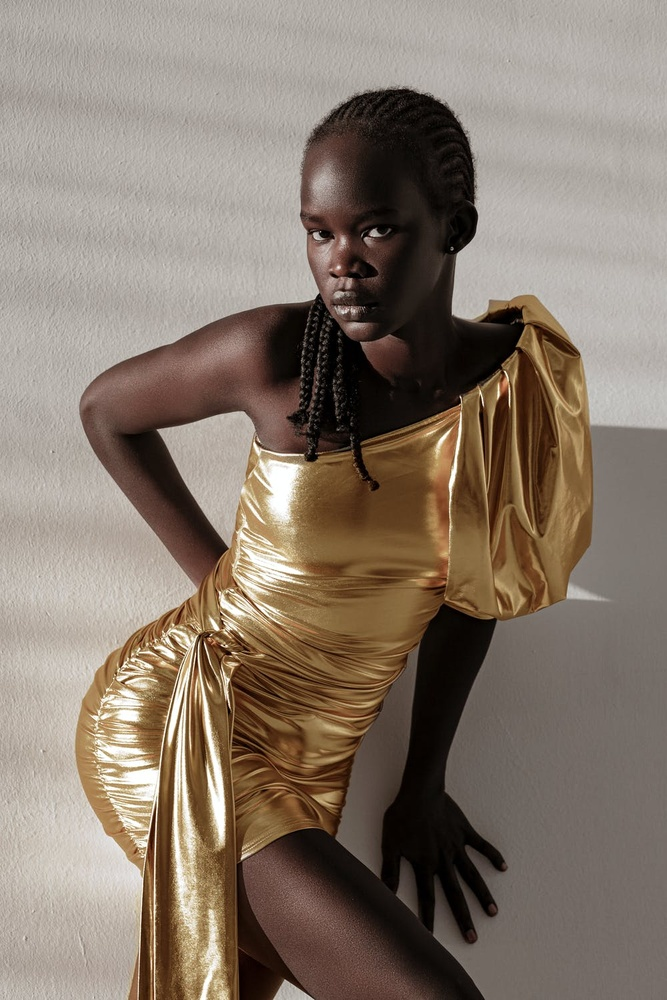
#> input picture source/lab4_chocolate.jpeg, 667 x 1000 px, shrunk from 1000 x 1500 before the run
$ python lab_4.py
#> lines starting #> are read from the running program, lines starting #| are printed output that depends on the picture
#> further down, im is the input picture: PIL image 667x1000 RGB; mean R, G, B 134.5, 120.8, 108.1
import numpy as np
from PIL import Image


def quad_as_rect(quad):
    if quad[0] != quad[2]:
        return False
    if quad[1] != quad[7]:
        return False
    if quad[4] != quad[6]:
        return False
    if quad[3] != quad[5]:
        return False
    return True


def quad_to_rect(quad):
    assert len(quad) == 8
    assert quad_as_rect(quad)
    return quad[0], quad[1], quad[4], quad[3]


def rect_to_quad(rect):
    assert len(rect) == 4
    return rect[0], rect[1], rect[0], rect[3], rect[2], rect[3], rect[2], rect[1]


def shape_to_rect(shape):
    assert len(shape) == 2
    return 0, 0, shape[0], shape[1]


def griddify(rect, w_div, h_div):
#> called with rect = (0, 0, 667, 1000), w_div = 4, h_div = 4
    w = rect[2] - rect[0]
    h = rect[3] - rect[1]
    x_step = w / float(w_div)
    y_step = h / float(h_div)
    y = rect[1]
    grid_vertex_matrix = []
    for _ in range(h_div + 1):
        grid_vertex_matrix.append([])
        x = rect[0]
        for _ in range(w_div + 1):
            grid_vertex_matrix[-1].append([int(x), int(y)])
            x += x_step
        y += y_step
    grid = np.array(grid_vertex_matrix)
    return grid


def distort_grid(org_grid, max_shift):
#> called with org_grid = array of shape (5, 5, 2), max_shift = 50
    new_grid = np.copy(org_grid)
    x_min = np.min(new_grid[:, :, 0])
#> x_min = 0
    y_min = np.min(new_grid[:, :, 1])
#> y_min = 0
    x_max = np.max(new_grid[:, :, 0])
#> x_max = 667
    y_max = np.max(new_grid[:, :, 1])
#> y_max = 1000
    new_grid += np.random.randint(- max_shift, max_shift + 1, new_grid.shape)
    new_grid[:, :, 0] = np.maximum(x_min, new_grid[:, :, 0])
    new_grid[:, :, 1] = np.maximum(y_min, new_grid[:, :, 1])
    new_grid[:, :, 0] = np.minimum(x_max, new_grid[:, :, 0])
    new_grid[:, :, 1] = np.minimum(y_max, new_grid[:, :, 1])
    return new_grid


def grid_to_mesh(src, dst):
    assert src.shape == dst.shape
    mesh = []
    for i in range(src.shape[0] - 1):
        for j in range(src.shape[1] - 1):
            src_quad = [src[i, j, 0], src[i, j, 1], src[i + 1, j, 0], src[i + 1, j, 1], src[i + 1, j + 1, 0],
                        src[i + 1, j + 1, 1], src[i, j + 1, 0], src[i, j + 1, 1]]
            dst_quad = [dst[i, j, 0], dst[i, j, 1], dst[i + 1, j, 0], dst[i + 1, j, 1], dst[i + 1, j + 1, 0],
                        dst[i + 1, j + 1, 1], dst[i, j + 1, 0], dst[i, j + 1, 1]]
            dst_rect = quad_to_rect(dst_quad)
            mesh.append([dst_rect, src_quad])
    return mesh


if __name__ == '__main__':
    im = Image.open('./source/lab4_chocolate.jpeg')
    dst_grid = griddify(shape_to_rect(im.size), 4, 4)
    src_grid = distort_grid(dst_grid, 50)
    mesh = grid_to_mesh(src_grid, dst_grid)
    im = im.transform(im.size, Image.MESH, mesh)
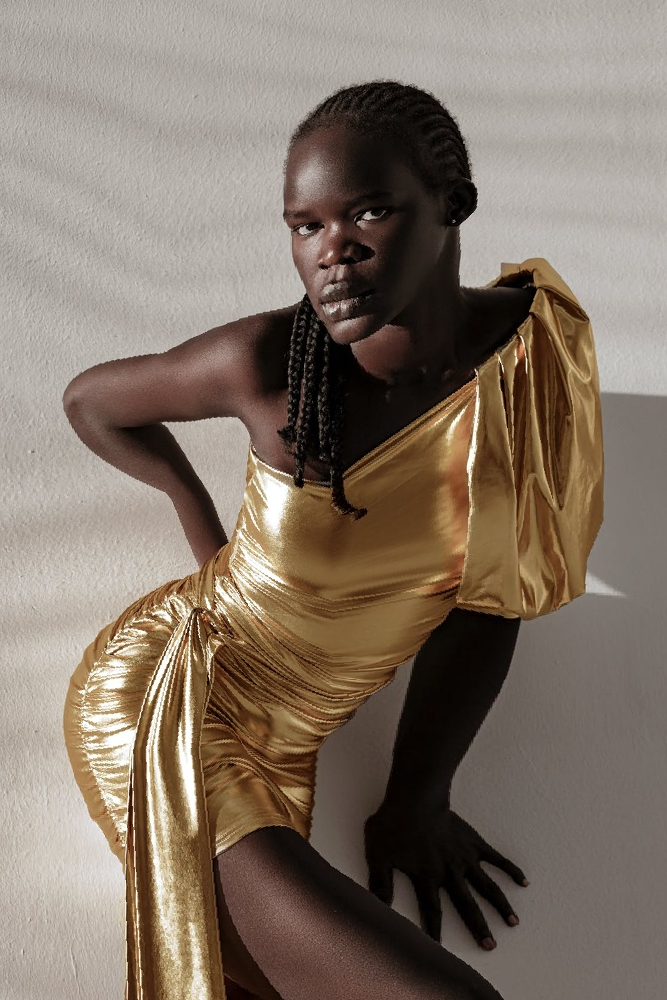
#> im: PIL image 667x1000 RGB; mean R, G, B 129.8, 115.9, 103.1
    im.show()
